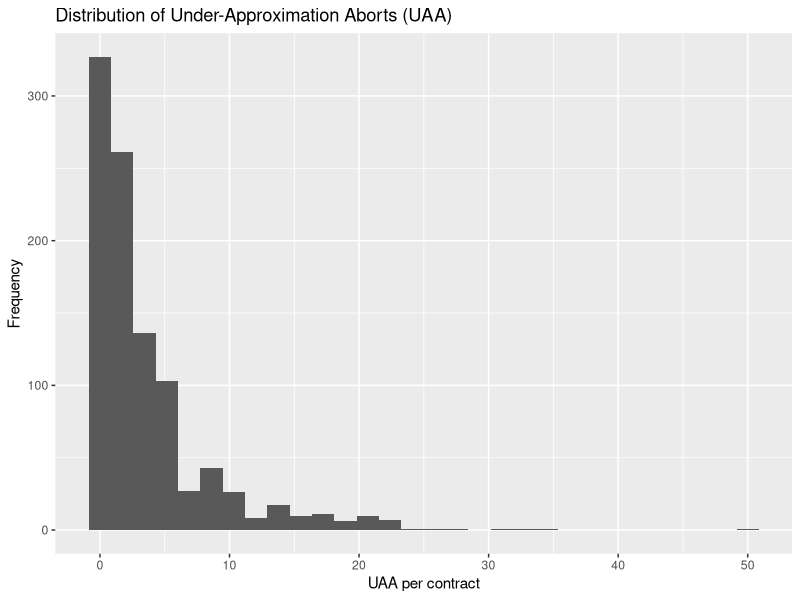
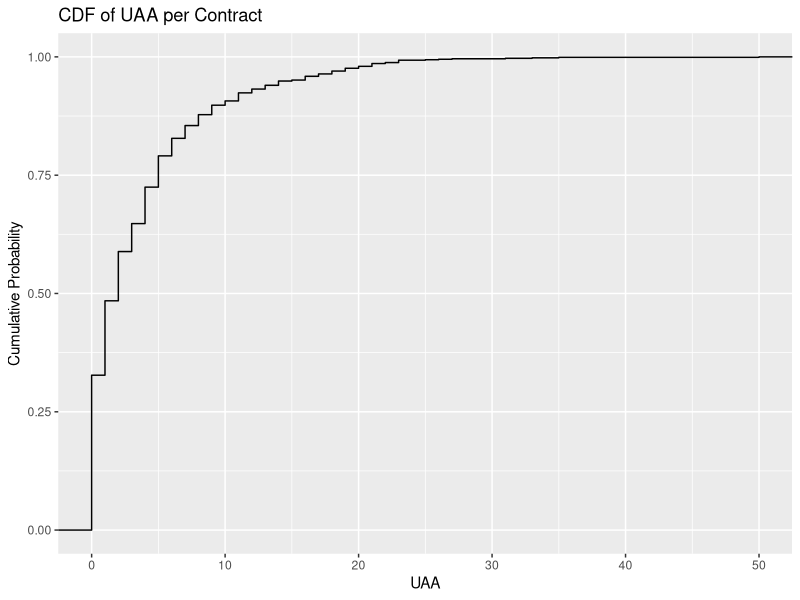
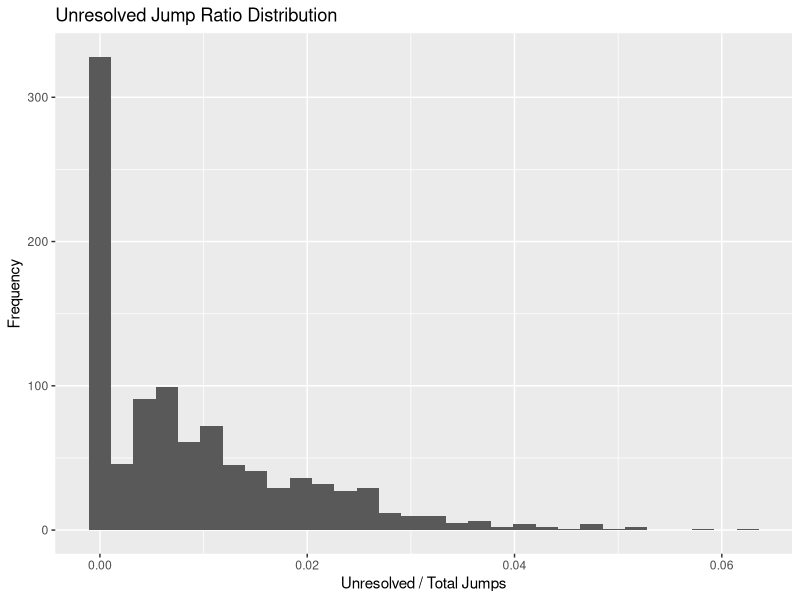

Recreate these plots in R, in order.
# ============================================
# EVMflow Metrics Analysis Script (Q1-ready)
# ============================================

library(dplyr)
library(ggplot2)

# Set project root directory
args <- commandArgs(trailingOnly = TRUE)
if (length(args) > 0) {
  project_root <- args[1]
} else {
  # Default to user's known project root if no argument provided
  project_root <- "$HOME"
}

cat("📂 Project Root:", project_root, "\n")

# -------------------------------
# 1. Load dataset
# -------------------------------
df <- read.csv("jump_types_analytics_dataset_1000.csv")

# -------------------------------
# 2. Derived metrics
# -------------------------------
df <- df %>%
  mutate(
    total_resolved = jumps_resolved_static + jumps_resolved_contextual + jumps_resolved_dynamic,
    total_unresolved = jumps_unresolved_static + jumps_unresolved_contextual + jumps_unresolved_dynamic,
    total_jumps = total_resolved + total_unresolved,
    
    unresolved_ratio = ifelse(total_jumps > 0, total_unresolved / total_jumps, NA),
    uaa_ratio = ifelse(total_jumps > 0, uaa_total / total_jumps, NA)
  )

# -------------------------------
# 3. Global Aggregates
# -------------------------------
cat("\n==== GLOBAL AGGREGATES ====\n")

summary_stats <- df %>%
  summarise(
    contracts = n(),
    
    total_resolved_sum = sum(total_resolved, na.rm = TRUE),
    total_unresolved_sum = sum(total_unresolved, na.rm = TRUE),
    total_uaa_sum = sum(uaa_total, na.rm = TRUE),
    
    avg_resolved = mean(total_resolved, na.rm = TRUE),
    avg_unresolved = mean(total_unresolved, na.rm = TRUE),
    avg_uaa = mean(uaa_total, na.rm = TRUE),
    
    median_uaa = median(uaa_total, na.rm = TRUE),
    max_uaa = max(uaa_total, na.rm = TRUE),
    
    unresolved_ratio_mean = mean(unresolved_ratio, na.rm = TRUE),
    unresolved_ratio_median = median(unresolved_ratio, na.rm = TRUE)
  )

print(summary_stats)

# -------------------------------
# 4. Distribution Analysis
# -------------------------------
cat("\n==== DISTRIBUTION ANALYSIS ====\n")

uaa_quantiles <- quantile(df$uaa_total, probs = c(0.5, 0.75, 0.9, 0.95, 0.99), na.rm = TRUE)
print(uaa_quantiles)

zero_uaa <- sum(df$uaa_total == 0, na.rm = TRUE)
cat("Contracts with zero UAA:", zero_uaa, "\n")
cat("Percentage zero UAA:", zero_uaa / nrow(df), "\n")

# -------------------------------
# 5. Jump Provenance Breakdown
# -------------------------------
cat("\n==== JUMP PROVENANCE ====\n")

prov <- df %>%
  summarise(
    resolved_static = sum(jumps_resolved_static),
    resolved_contextual = sum(jumps_resolved_contextual),
    resolved_dynamic = sum(jumps_resolved_dynamic),
    
    unresolved_static = sum(jumps_unresolved_static),
    unresolved_contextual = sum(jumps_unresolved_contextual),
    unresolved_dynamic = sum(jumps_unresolved_dynamic)
  )

print(prov)

# -------------------------------
# 6. Termination Analysis
# -------------------------------
cat("\n==== TERMINATION REASONS ====\n")

term_stats <- df %>%
  summarise(
    stop = sum(term_stop),
    timeout = sum(term_timeout),
    queue_full = sum(term_queue_full),
    max_depth = sum(term_max_depth),
    subsumed = sum(term_subsumed),
    invalid_opcode = sum(term_invalid_opcode),
    stack_underflow = sum(term_stack_underflow),
    stack_overflow = sum(term_stack_overflow),
    stack_out_of_bound = sum(term_stack_out_of_bound),
    op_error = sum(term_op_error)
  )

print(term_stats)

# -------------------------------
# 7. Plots (publication-friendly)
# -------------------------------

# Histogram of UAA
ggplot(df, aes(x = uaa_total)) +
  geom_histogram(bins = 30) +
  ggtitle("Distribution of Under-Approximation Aborts (UAA)") +
  xlab("UAA per contract") +
  ylab("Frequency")

# CDF plot (stronger for papers)
ggplot(df, aes(x = uaa_total)) +
  stat_ecdf() +
  ggtitle("CDF of UAA per Contract") +
  xlab("UAA") +
  ylab("Cumulative Probability")

# Unresolved ratio distribution
ggplot(df, aes(x = unresolved_ratio)) +
  geom_histogram(bins = 30) +
  ggtitle("Unresolved Jump Ratio Distribution") +
  xlab("Unresolved / Total Jumps") +
  ylab("Frequency")

# -------------------------------
# 8. Reviewer-Focused Summary
# -------------------------------
cat("\n==== REVIEWER SUMMARY ====\n")

cat(sprintf(
  "Average unresolved jumps per contract: %.2f (median: %.2f, max: %d)\n",
  summary_stats$avg_unresolved,
  summary_stats$median_uaa,
  summary_stats$max_uaa
))

cat(sprintf(
  "Mean unresolved ratio: %.4f (median: %.4f)\n",
  summary_stats$unresolved_ratio_mean,
  summary_stats$unresolved_ratio_median
))

cat(sprintf(
  "%.2f%% of contracts have zero unresolved jumps\n",
  (zero_uaa / nrow(df)) * 100
))

cat("Conclusion: Under-approximation introduces minimal structural loss while preserving high precision.\n")
